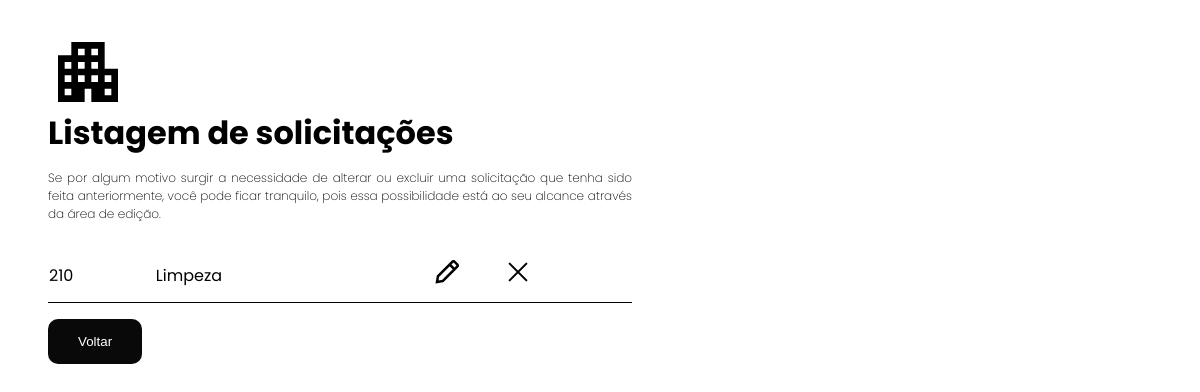
The page /listar.php (signed in) on the database as committed earlier.
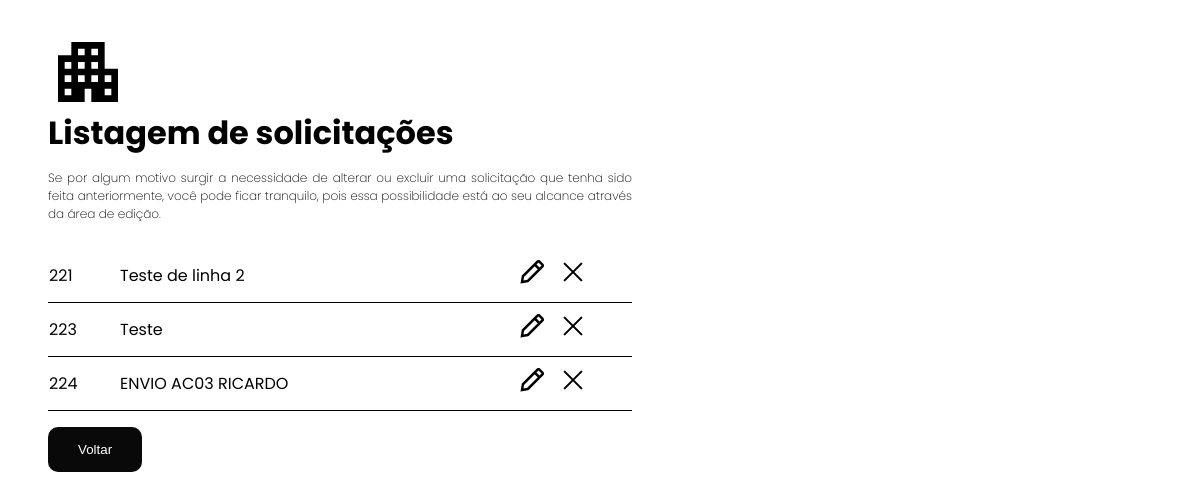
The same page on the database as committed later.
### tables this page shows
CREATE TABLE `solicitacoes` (
  `id` int(11) NOT NULL,
  `nome` varchar(255) NOT NULL,
  `assunto` varchar(255) NOT NULL,
  `setor` varchar(255) DEFAULT NULL,
  `areacomum` varchar(255) DEFAULT NULL,
  `apartamento` varchar(10) NOT NULL,
  `descricao` text DEFAULT NULL
);

### listar.php (the view, shortened to what this page needs)
<?php
require __DIR__ . '/conn.php';
$sql = "select * from solicitacoes where apartamento = :apartamento";
$stmt = $pdo->prepare($sql);
$stmt->bindParam(':apartamento', $_SESSION["login"]["apartamento"], PDO::PARAM_STR);
$stmt->execute();
$resultado = $stmt->fetchAll(PDO::FETCH_ASSOC);
?>
<!DOCTYPE html>
<html lang="pt_br">
<head>
    <link rel="stylesheet" href="listar_style.css">
</head>
<body>
    <div class="container">
        <div class="logo">
            <img src="images/predinho.svg" alt="">
        </div>
        <h1>Listagem de solicitações</h1>
        <p>Se por algum motivo surgir a necessidade de alterar ou excluir uma solicitação que tenha sido feita anteriormente, você pode ficar tranquilo, pois essa possibilidade está ao seu alcance através da área de edição.</p>
      <table>
        <thead>
          <tr>
            <th></th>
            <th></th>
            <th></th>
            <th></th>
          </tr>
        </thead>
        <tbody>
          <?php
          foreach($resultado as $ln){
          ?>
        <tr>
            <td><?=$ln["id"]?></td>
            <td><?=$ln["assunto"]?></td>
            <td><a href="editar.php?id=<?=$ln["id"]?>"><img class="editar" src="images/edit.png" alt="Editar Solicitação"></a></td>
            <td><a href="excluir.php?id=<?=$ln["id"]?>"><img class="excluir" src="images/exclude.png" alt="Excluir Solicitação"></a></td>
          </tr>
          <?php } ?>
        </tbody>
      </table>
      <a href="principal.php">
            <button type="button">Voltar</button>
      </a>
    </div>
</body>
</html>

### listar_style.css (style rules this page uses)
* { box-sizing: border-box; }
body { font-family: 'Poppins', sans-serif; background-color: #ffffff; width: 100vw; height: 100vh; background-size: cover; display: flex; margin: 0; }
.container { height: 90vh; max-width: 50%; margin: 2vw 5vh; padding: 1vh; }
h1,p { margin-top: -1.2vh; }
p { margin-top: -1.2vh; margin-bottom: 3vh; font-size: 1.5vh; font-weight: 200; text-align: justify; }
button { background-color: #1216ee; color: #fff; border: none; margin-top: 2vh; padding: 15px 30px; border-radius: 10px; cursor: pointer; transition: 0.5s; }
button[type="button"] { background-color: #090909; }
td { border-bottom: 1px solid black; text-align: left; padding-bottom: 1vh; padding-top:1vh ; }
th { text-align: left; }
table { border-collapse: collapse; width: 100%; }
.editar { margin-right: -1.2vw; }

Rows that differ between the two databases and show on the page:
removed solicitacoes: id "210", assunto "Limpeza"
added solicitacoes: id "221", assunto "Teste de linha 2"
added solicitacoes: id "223", assunto "Teste"
added solicitacoes: id "224", assunto "ENVIO AC03 RICARDO"
